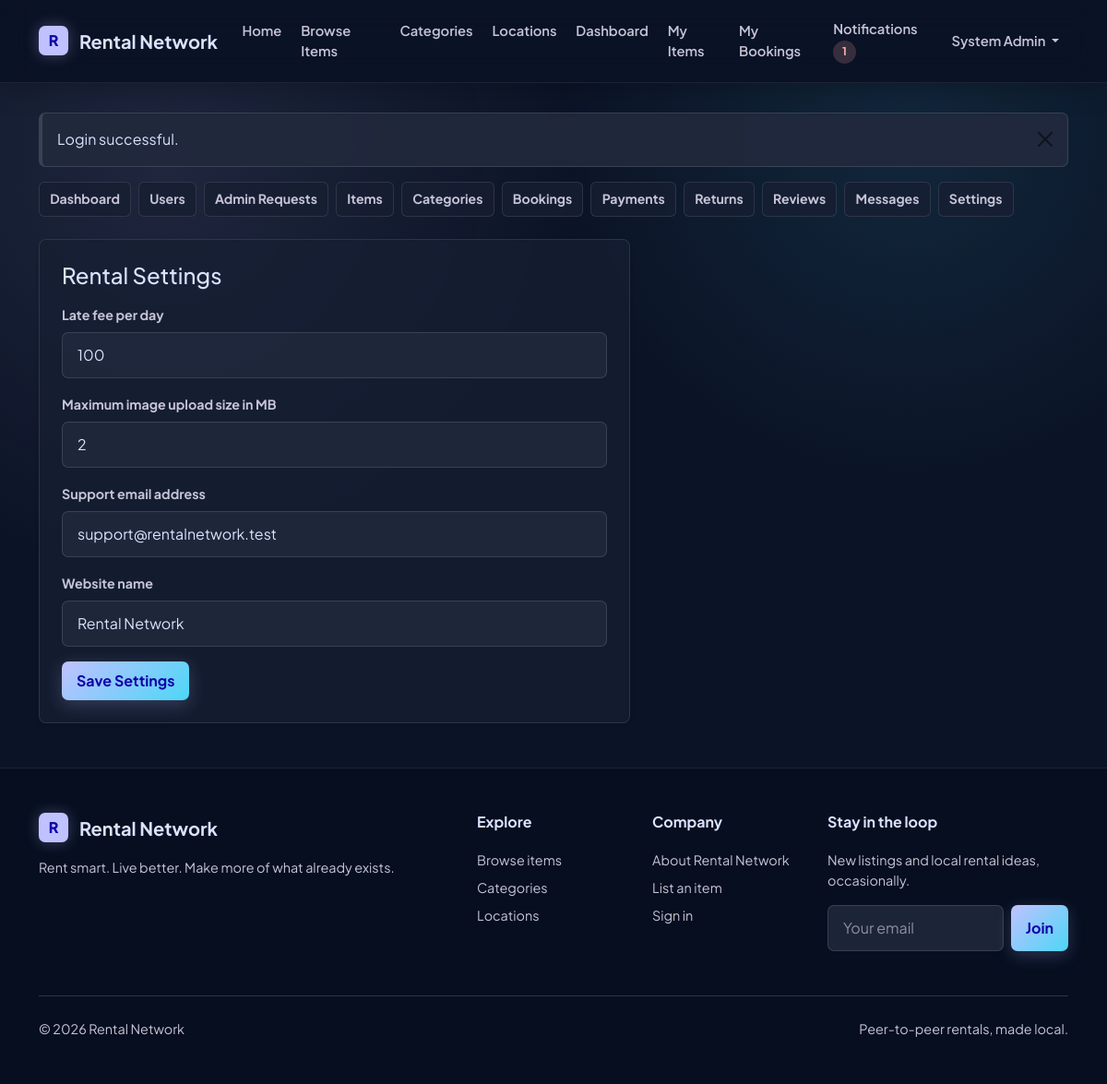
Screenshot of /admin/settings.php (signed in) with the database file from the repository.
### tables this page shows
CREATE TABLE users (
  user_id INT UNSIGNED AUTO_INCREMENT PRIMARY KEY,
  name VARCHAR(100) NOT NULL,
  email VARCHAR(150) NOT NULL UNIQUE,
  phone VARCHAR(20) NOT NULL,
  password VARCHAR(255) NOT NULL,
  address VARCHAR(255) NOT NULL,
  location_address VARCHAR(255) DEFAULT NULL,
  city VARCHAR(80) NOT NULL,
  state VARCHAR(80) NOT NULL,
  pincode VARCHAR(10) NOT NULL,
  latitude DECIMAL(10,7) DEFAULT NULL,
  longitude DECIMAL(10,7) DEFAULT NULL,
  profile_image VARCHAR(255) DEFAULT NULL,
  role ENUM('User', 'Admin') NOT NULL DEFAULT 'User',
  status ENUM('Active', 'Blocked') NOT NULL DEFAULT 'Active',
  reset_token VARCHAR(255) DEFAULT NULL,
  reset_expires DATETIME DEFAULT NULL,
  created_at TIMESTAMP NOT NULL DEFAULT CURRENT_TIMESTAMP,
  updated_at TIMESTAMP NOT NULL DEFAULT CURRENT_TIMESTAMP ON UPDATE CURRENT_TIMESTAMP,
  INDEX idx_users_role_status (role, status),
  INDEX idx_users_location (city, state, pincode),
  INDEX idx_users_coordinates (latitude, longitude)
);

CREATE TABLE settings (
  setting_key VARCHAR(80) PRIMARY KEY,
  setting_value VARCHAR(255) NOT NULL,
  setting_label VARCHAR(150) NOT NULL,
  updated_at TIMESTAMP NOT NULL DEFAULT CURRENT_TIMESTAMP ON UPDATE CURRENT_TIMESTAMP
);

### admin/settings.php (the view, shortened to what this page needs)
<?php
require_once __DIR__ . '/../includes/db.php'; require_admin(); $errors=[]; $settings=$pdo->query('SELECT setting_key,setting_value,setting_label FROM settings ORDER BY setting_label')->fetchAll();
$page_title='Settings';require_once __DIR__ . '/../includes/header.php';require __DIR__ . '/_nav.php';
?>
<div class="row"><div class="col-lg-7"><div class="card shadow-sm"><div class="card-body p-4"><h1 class="h4 mb-3">Rental Settings</h1><?php if($errors):?><div class="alert alert-danger"><?php foreach($errors as $error):?><div><?php echo e($error); ?></div><?php endforeach;?></div><?php endif;?><form method="post"><?php foreach($settings as $setting):?><div class="mb-3"><label class="form-label" for="<?php echo e($setting['setting_key']); ?>"><?php echo e($setting['setting_label']); ?></label><input class="form-control" id="<?php echo e($setting['setting_key']); ?>" name="<?php echo e($setting['setting_key']); ?>" value="<?php echo e($setting['setting_value']); ?>" <?php echo $setting['setting_key']==='late_fee_per_day'?'type="number" min="0" step="0.01"':'type="text"'; ?>></div><?php endforeach;?><button class="btn btn-brand">Save Settings</button></form></div></div></div></div><?php require_once __DIR__ . '/../includes/footer.php'; ?>

### includes/navbar.php (shortened to what this page needs)
<?php
require_once __DIR__ . '/db.php';
$navUser = null;
$unreadCount = 0;
if (is_logged_in()) {
    try {
        $navUser = current_user($pdo);
        if ($navUser) {
            $unreadCount = unread_notification_count($pdo, (int) $navUser['user_id']);
        }
    } catch (Throwable $exception) {
        $navUser = null;
        $unreadCount = 0;
    }
}
?>
<nav class="navbar navbar-expand-lg navbar-light site-navbar sticky-top">
    <div class="container">
        <a class="navbar-brand brand-lockup" href="<?php echo e(base_url('index.php')); ?>">
            <span class="brand-mark" aria-hidden="true">R</span>
            <span>Rental Network</span>
        </a>
        <div class="collapse navbar-collapse" id="mainNavbar">
            <ul class="navbar-nav me-auto mb-2 mb-lg-0">
                <li class="nav-item">
                    <a class="nav-link" href="<?php echo e(base_url('index.php')); ?>">Home</a>
                </li>
                <li class="nav-item">
                    <a class="nav-link" href="<?php echo e(base_url('items/browse_items.php')); ?>">Browse Items</a>
                </li>
                <li class="nav-item">
                    <a class="nav-link" href="<?php echo e(base_url('categories/categories.php')); ?>">Categories</a>
                </li>
                <li class="nav-item">
                    <a class="nav-link" href="<?php echo e(base_url('items/locations.php')); ?>">Locations</a>
                </li>
                <?php if (is_logged_in()) : ?>
                    <li class="nav-item">
                        <a class="nav-link" href="<?php echo e(base_url('dashboard.php')); ?>">Dashboard</a>
                    </li>
                    <li class="nav-item">
                        <a class="nav-link" href="<?php echo e(base_url('items/my_items.php')); ?>">My Items</a>
                    </li>
                    <li class="nav-item">
                        <a class="nav-link" href="<?php echo e(base_url('booking/my_bookings.php')); ?>">My Bookings</a>
                    </li>
                <?php endif; ?>
            </ul>
            <ul class="navbar-nav ms-auto mb-2 mb-lg-0 align-items-lg-center">
                <?php if (is_logged_in() && $navUser) : ?>
                    <li class="nav-item">
                        <a class="nav-link" href="<?php echo e(base_url('notifications/notifications.php')); ?>">
                            Notifications
                            <?php if ($unreadCount > 0) : ?>
                                <span class="badge rounded-pill text-bg-danger"><?php echo e($unreadCount); ?></span>
                            <?php endif; ?>
                        </a>
                    </li>
                    <li class="nav-item dropdown">
                        <a class="nav-link dropdown-toggle" href="#" role="button" data-bs-toggle="dropdown" aria-expanded="false">
                            <?php echo e($navUser['name']); ?>
                        </a>
                    </li>
                <?php endif; ?>
            </ul>
        </div>
    </div>
</nav>

### rows the page displays
users: user_id "1", name "System Admin"
settings: setting_label "Late fee per day", late_fee_per_day "100"
settings: setting_label "Maximum image upload size in MB", setting_value "2"
settings: setting_label "Support email address", setting_value "support@rentalnetwork.test"
settings: setting_label "Website name", setting_value "Rental Network"

### other values shown
$flash['message'] "Login successful."
